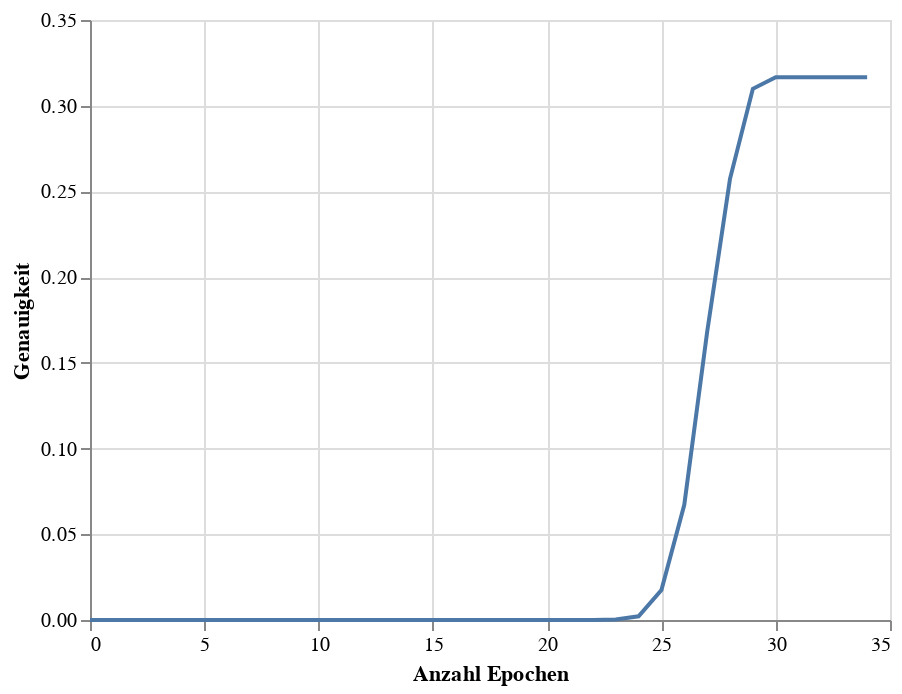

Write notebook code for a chart like this one.
### Code cell
accuracy_chart = alt.Chart(accuracy_df).mark_line().encode(
    x=alt.X('Epoch',title = 'Anzahl Epochen'),
    y=alt.Y('Accuracy', title = 'Genauigkeit')
)
accuracy_chart

### Figure 1 — Vega-Lite specification as saved in the notebook (floating-point values rounded to 4 significant figures)
{"config": {"view": {"continuousWidth": 400, "continuousHeight": 300}}, "data": {"name": "data-c00ef7850d958812251892fc84f1277e"}, "mark": "line", "encoding": {"x": {"field": "Epoch", "title": "Anzahl Epochen", "type": "quantitative"}, "y": {"field": "Accuracy", "title": "Genauigkeit", "type": "quantitative"}}, "$schema": "https://vega.github.io/schema/vega-lite/v4.17.0.json", "datasets": {"data-c00ef7850d958812251892fc84f1277e": [{"Epoch": 0, "Accuracy": 0.0}, {"Epoch": 1, "Accuracy": 0.0}, {"Epoch": 2, "Accuracy": 0.0}, {"Epoch": 3, "Accuracy": 0.0}, {"Epoch": 4, "Accuracy": 0.0}, {"Epoch": 5, "Accuracy": 0.0}, {"Epoch": 6, "Accuracy": 0.0}, {"Epoch": 7, "Accuracy": 0.0}, {"Epoch": 8, "Accuracy": 0.0}, {"Epoch": 9, "Accuracy": 0.0}, {"Epoch": 10, "Accuracy": 0.0}, {"Epoch": 11, "Accuracy": 0.0}, {"Epoch": 12, "Accuracy": 0.0}, {"Epoch": 13, "Accuracy": 0.0}, {"Epoch": 14, "Accuracy": 0.0}, {"Epoch": 15, "Accuracy": 0.0}, {"Epoch": 16, "Accuracy": 0.0}, {"Epoch": 17, "Accuracy": 0.0}, {"Epoch": 18, "Accuracy": 0.0}, {"Epoch": 19, "Accuracy": 0.0}, {"Epoch": 20, "Accuracy": 0.0}, {"Epoch": 21, "Accuracy": 0.0}, {"Epoch": 22, "Accuracy": 0.0}, {"Epoch": 23, "Accuracy": 0.0003574}, {"Epoch": 24, "Accuracy": 0.002144}, {"Epoch": 25, "Accuracy": 0.01751}, {"Epoch": 26, "Accuracy": 0.06719}, {"Epoch": 27, "Accuracy": 0.168}, {"Epoch": 28, "Accuracy": 0.2573}, {"Epoch": 29, "Accuracy": 0.3099}, {"Epoch": 30, "Accuracy": 0.3167}, {"Epoch": 31, "Accuracy": 0.3167}, {"Epoch": 32, "Accuracy": 0.3167}, {"Epoch": 33, "Accuracy": 0.3167}, {"Epoch": 34, "Accuracy": 0.3167}]}}
